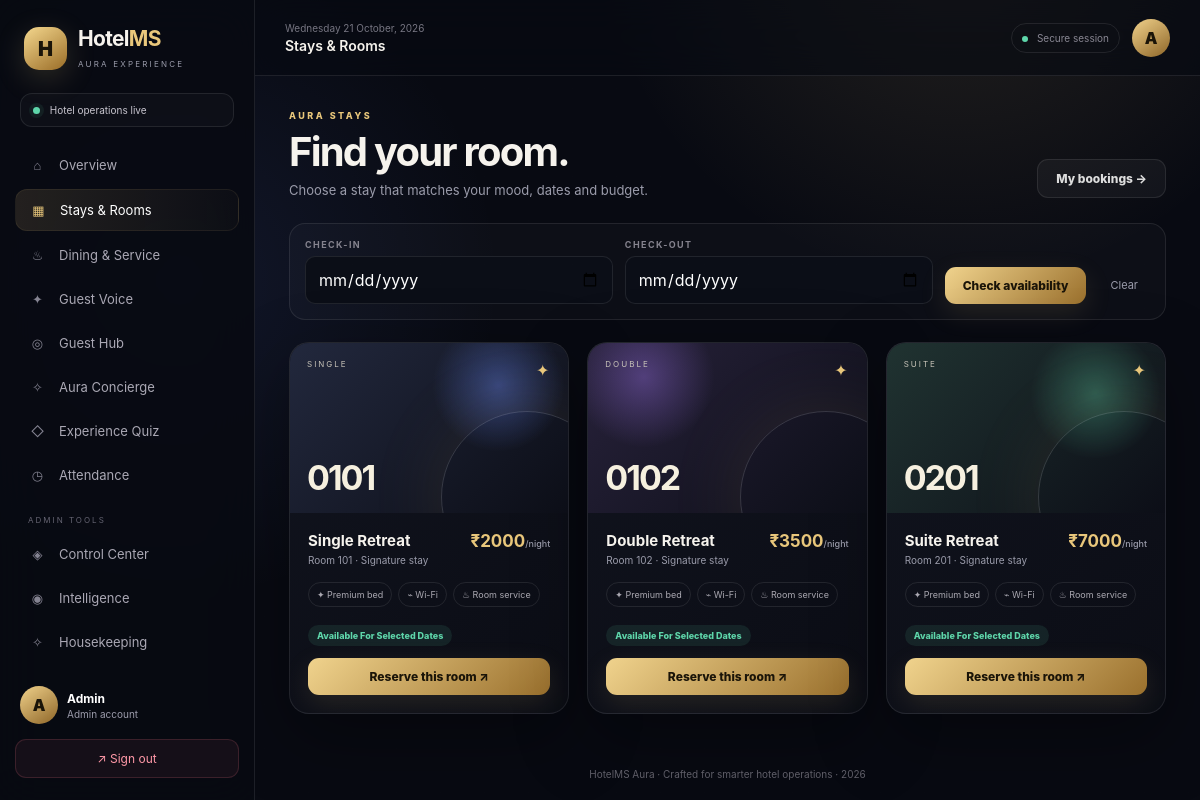
/booking/rooms (signed in), run on the app's committed database.
### models.py (models this page shows, shortened)
class User(UserMixin, db.Model):
    id = db.Column(db.Integer, primary_key=True)
    name = db.Column(db.String(120), nullable=False)
    email = db.Column(db.String(120), unique=True, nullable=False)
    password_hash = db.Column(db.String(255), nullable=False)
    role = db.Column(db.String(20), nullable=False, default="guest")
    created_at = db.Column(db.DateTime, default=datetime.utcnow)

class Room(db.Model):
    id = db.Column(db.Integer, primary_key=True)
    room_number = db.Column(db.String(10), unique=True, nullable=False)
    room_type = db.Column(db.String(50), nullable=False)  # Single, Double, Suite
    price_per_night = db.Column(db.Float, nullable=False)
    status = db.Column(db.String(20), default="available")  # available, booked, maintenance

### routes/booking_routes.py (the view, shortened to what this page needs)
@booking_bp.route("/rooms")
@login_required
def rooms():
    all_rooms = Room.query.order_by(Room.room_number).all()
    available_ids = {r.id for r in all_rooms if r.status == "available"}
    check_in_raw = request.args.get("check_in", "")
    check_out_raw = request.args.get("check_out", "")
    return render_template("booking/rooms.html", rooms=all_rooms, available_ids=available_ids, check_in=check_in_raw, check_out=check_out_raw)

### templates/booking/rooms.html (shortened to what this page needs)
{% extends "base.html" %}
{% block pagetitle %}Stays & Rooms{% endblock %}
{% block content %}
<div class="page-intro"><div><span class="eyebrow">AURA STAYS</span><h1>Find your room.</h1><p>Choose a stay that matches your mood, dates and budget.</p></div><a href="{{ url_for('booking.my_bookings') }}" class="btn-ghost">My bookings →</a></div>
<form class="search-strip" method="GET"><div><label>Check-in</label><input type="date" name="check_in" value="{{ check_in }}" min="{{ today if today is defined else '' }}"></div><div><label>Check-out</label><input type="date" name="check_out" value="{{ check_out }}" min="{{ today if today is defined else '' }}"></div><button class="btn-primary" type="submit">Check availability</button><a class="clear-link" href="{{ url_for('booking.rooms') }}">Clear</a></form>
<div class="room-grid">
{% for room in rooms %}<article class="room-card"><div class="room-visual room-{{ loop.index % 4 }}"><span>{{ room.room_type|upper }}</span><b>0{{ room.room_number }}</b><i>✦</i></div><div class="room-body"><div class="room-title"><div><h3>{{ room.room_type }} Retreat</h3><p>Room {{ room.room_number }} · Signature stay</p></div><strong>₹{{ '%.0f'|format(room.price_per_night) }}<small>/night</small></strong></div><div class="amenities"><span>✦ Premium bed</span><span>⌁ Wi-Fi</span><span>♨ Room service</span></div>{% if room.status == 'maintenance' %}<span class="status status-cancelled">Maintenance</span>{% elif room.id in available_ids %}<span class="status status-available">Available for selected dates</span><a href="{{ url_for('booking.book_room', room_id=room.id) }}" class="btn-primary btn-full">Reserve this room ↗</a>{% else %}<span class="status status-booked">Unavailable for selected dates</span>{% endif %}</div></article>{% endfor %}
</div>
{% endblock %}

### templates/base.html (shortened to what this page needs)
<!doctype html>
<html lang="en">
<head>
    <link rel="stylesheet" href="{{ url_for('static', filename='css/style.css') }}">
</head>
<body class="{% if current_user.is_authenticated %}app-shell{% else %}auth-shell{% endif %}">
{% if current_user.is_authenticated %}
<aside class="sidebar" id="sidebar">
    <div class="brand">
        <div class="brandmark">H</div>
        <div><h2>Hotel<span>MS</span></h2><small>AURA EXPERIENCE</small></div>
    </div>
    <div class="welcome-mini"><span class="pulse"></span> Hotel operations live</div>
    <nav class="nav">
        <a href="{{ url_for('auth.dashboard') }}" class="{{ 'active' if request.endpoint == 'auth.dashboard' }}"><i>⌂</i> Overview</a>
        <a href="{{ url_for('booking.rooms') }}" class="{{ 'active' if request.blueprint == 'booking' }}"><i>▦</i> Stays & Rooms</a>
        <a href="{{ url_for('service.menu') }}" class="{{ 'active' if request.blueprint == 'service' }}"><i>♨</i> Dining & Service</a>
        <a href="{{ url_for('review.list_reviews') }}" class="{{ 'active' if request.blueprint == 'review' }}"><i>✦</i> Guest Voice</a>
        <a href="{{ url_for('advanced.guest_hub') }}" class="{{ 'active' if request.endpoint == 'advanced.guest_hub' }}"><i>◎</i> Guest Hub</a>
        <a href="{{ url_for('advanced.concierge') }}" class="{{ 'active' if request.endpoint == 'advanced.concierge' }}"><i>✧</i> Aura Concierge</a>
        <a href="{{ url_for('quiz.quiz_home') }}" class="{{ 'active' if request.blueprint == 'quiz' }}"><i>◇</i> Experience Quiz</a>
        {% if current_user.role in ['teacher', 'admin'] %}
        <a href="{{ url_for('attendance.mark_attendance') }}" class="{{ 'active' if request.blueprint == 'attendance' }}"><i>◷</i> Attendance</a>
        {% elif current_user.role == 'student' %}
        <a href="{{ url_for('attendance.my_attendance') }}" class="{{ 'active' if request.blueprint == 'attendance' }}"><i>◷</i> My Attendance</a>
        {% endif %}
        {% if current_user.role == 'admin' %}
        <div class="nav-label">ADMIN TOOLS</div>
        <a href="{{ url_for('admin.control') }}" class="{{ 'active' if request.blueprint == 'admin' }}"><i>◈</i> Control Center</a>
        <a href="{{ url_for('advanced.analytics') }}" class="{{ 'active' if request.endpoint == 'advanced.analytics' }}"><i>◉</i> Intelligence</a>
        <a href="{{ url_for('housekeeping.board') }}" class="{{ 'active' if request.blueprint == 'housekeeping' }}"><i>✧</i> Housekeeping</a>
        <a href="{{ url_for('quiz.manage_questions') }}"><i>⚙</i> Quiz Control</a>
        {% endif %}
    </nav>
    <div class="sidebar-bottom">
        <div class="mini-profile"><div class="avatar">{{ current_user.name[0]|upper }}</div><div><strong>{{ current_user.name }}</strong><small>{{ current_user.role|capitalize }} account</small></div></div>
        <a class="logout" href="{{ url_for('auth.logout') }}">↗ Sign out</a>
    </div>
</aside>
<main class="main">
    <header class="topbar">
        <div class="top-left"><button class="menu" id="menuBtn">☰</button><div><div class="date" id="date"></div><h3>{% block pagetitle %}Welcome back{% endblock %}</h3></div></div>
        <div class="top-right"><div class="top-status"><span></span> Secure session</div><div class="avatar">{{ current_user.name[0]|upper }}</div></div>
    </header>
    <section class="content">
{% else %}
<main class="auth-wrapper">
{% endif %}
    {% block content %}{% endblock %}
{% if current_user.is_authenticated %}
    </section>
    <footer>HotelMS Aura · Crafted for smarter hotel operations · 2026</footer>
</main>
{% else %}
</main>
{% endif %}
</body>
</html>

### data on the page
User: name "A", name "Admin", role "Admin"
Room: room_type "SINGLE", room_number "101", room_type "Single", price_per_night "2000"
Room: room_type "DOUBLE", room_number "102", room_type "Double", price_per_night "3500"
Room: room_type "SUITE", room_number "201", room_type "Suite", price_per_night "7000"
